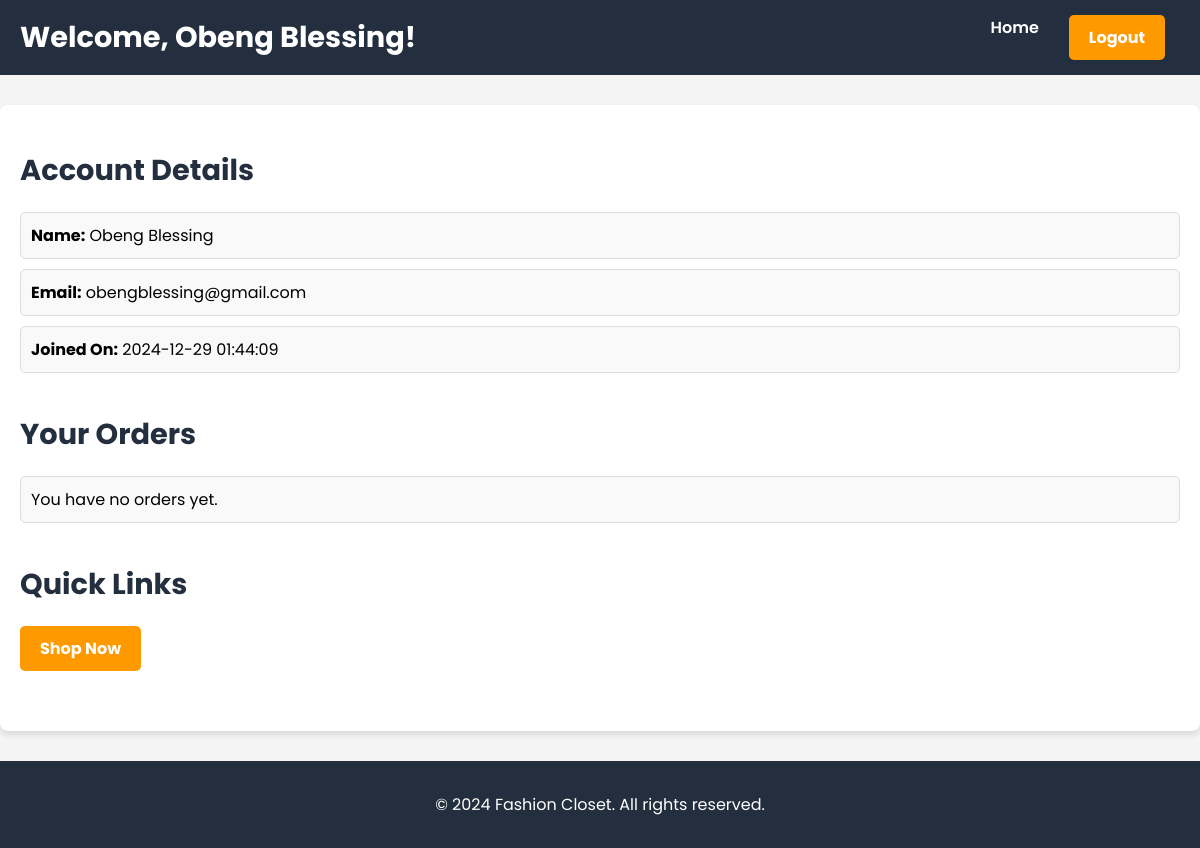
Screenshot of /user_dashboard.php (signed in) with the database file from the repository.
### tables this page shows
CREATE TABLE `users` (
  `UserID` int(11) NOT NULL,
  `UserName` varchar(100) NOT NULL,
  `Email` varchar(255) NOT NULL,
  `PasswordHash` varchar(255) NOT NULL,
  `CreatedAt` datetime DEFAULT current_timestamp()
);

### user_dashboard.php (the view, shortened to what this page needs)
<?php
include 'db_connection.php';
$userEmail = $_SESSION['userEmail'];
$stmt = $conn->prepare("SELECT * FROM Users WHERE Email = ?");
$stmt->bind_param("s", $userEmail);
$stmt->execute();
$userResult = $stmt->get_result();
if ($userResult->num_rows > 0) {
    $user = $userResult->fetch_assoc();
    $userID = $user['UserID'];
} else {
    echo "User not found.";
    exit();
}
$ordersStmt = $conn->prepare("
    SELECT o.OrderID, o.TotalAmount, o.Status, o.OrderDate, p.ProductName, oi.Quantity, oi.TotalPrice
    FROM Orders o
    JOIN Order_Items oi ON o.OrderID = oi.OrderID
    JOIN Products p ON oi.ProductID = p.ProductID
    WHERE o.UserID = ?
    ORDER BY o.OrderDate DESC
");
$ordersStmt->bind_param("i", $userID);
$ordersStmt->execute();
$ordersResult = $ordersStmt->get_result();
?>
<!DOCTYPE html>
<html lang="en">
<head>
</head>
<body>
  <header>
    <h1>Welcome, <?php echo htmlspecialchars($user['UserName']); ?>!</h1>
    <nav>
      <ul>
        <li><a href="index.php">Home</a></li>
        <li><a href="login.php" class="btn-logout">Logout</a></li>
      </ul>
    </nav>
  </header>
  <div class="container">
    <div class="section">
      <h2>Account Details</h2>
      <div class="account-details">
        <p><strong>Name:</strong> <?php echo htmlspecialchars($user['UserName']); ?></p>
        <p><strong>Email:</strong> <?php echo htmlspecialchars($user['Email']); ?></p>
        <p><strong>Joined On:</strong> <?php echo htmlspecialchars($user['CreatedAt']); ?></p>
      </div>
    </div>
    <div class="section">
      <h2>Your Orders</h2>
      <div class="order-list">
        <?php
        if ($ordersResult->num_rows > 0) {
            while ($order = $ordersResult->fetch_assoc()) {
                echo "
                <p>
                  <strong>Order ID:</strong> {$order['OrderID']}<br>
                  <strong>Product:</strong> {$order['ProductName']}<br>
                  <strong>Quantity:</strong> {$order['Quantity']}<br>
                  <strong>Total Price:</strong> \${$order['TotalPrice']}<br>
                  <strong>Status:</strong> {$order['Status']}<br>
                  <strong>Order Date:</strong> {$order['OrderDate']}
                </p>";
            }
        } else {
            echo "<p>You have no orders yet.</p>";
        }
        ?>
      </div>
    </div>
    <div class="section">
      <h2>Quick Links</h2>
      <a href="shop.php" class="btn-logout">Shop Now</a>
    </div>
  </div>
  <footer>
    <p>&copy; 2024 Fashion Closet. All rights reserved.</p>
  </footer>
</body>
</html>

### user_dashboard.php (style rules this page uses)
body { font-family: 'Poppins', sans-serif; margin: 0; padding: 0; background-color: #f4f4f4; }
header { background: #232f3e; color: white; padding: 15px 20px; display: flex; justify-content: space-between; align-items: center; }
header h1 { margin: 0; font-size: 1.8rem; }
nav ul { list-style: none; display: flex; margin: 0; padding: 0; }
nav ul li { margin: 0 15px; }
nav ul li a { text-decoration: none; color: #fff; font-weight: 600; }
.container { max-width: 1200px; margin: 30px auto; padding: 20px; background: #fff; border-radius: 8px; box-shadow: 0 4px 6px rgba(0, 0, 0, 0.1); }
.container h2 { font-size: 1.8rem; margin-bottom: 20px; color: #232f3e; }
.section { margin-bottom: 40px; }
.account-details, .order-list { display: flex; flex-direction: column; gap: 10px; }
.account-details p, .order-list p { margin: 0; padding: 10px; background: #f9f9f9; border: 1px solid #ddd; border-radius: 5px; }
.btn-logout { display: inline-block; padding: 10px 20px; background: #ff9900; color: #fff; text-decoration: none; border-radius: 5px; font-weight: bold; text-align: center; transition: background-color 0.3s; }
footer { text-align: center; padding: 15px; background: #232f3e; color: #fff; margin-top: 20px; }

### rows the page displays
users: UserName "Obeng Blessing", Email "obengblessing@gmail.com", CreatedAt "2024-12-29 01:44:09"
